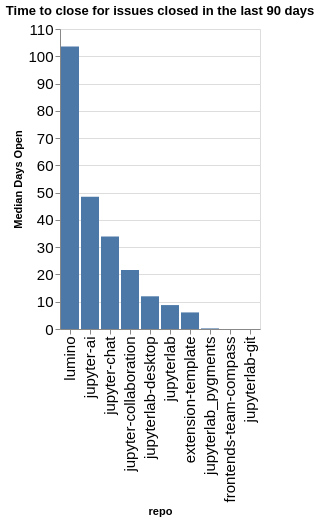

Notebook code for this chart:
### Code cell
time_open = closed.groupby(['org', 'repo']).agg({'time_open': 'median'}).reset_index()
time_open['time_open'] = time_open['time_open'] / (60 * 60 * 24)
time_open['org/repo'] = time_open.apply(lambda a: a['org'] + '/' + a['repo'], axis=1)
sorted_vals = time_open.sort_values(['org', 'time_open'], ascending=False)['repo'].values
alt.Chart(data=time_open, title=f"Time to close for issues closed in the last {n_days} days").mark_bar().encode(
    x=alt.X('repo', sort=alt.Sort(sorted_vals.tolist())),
    y=alt.Y('time_open', title="Median Days Open"),
)

### Figure 1 — Vega-Lite specification as saved in the notebook (floating-point values rounded to 4 significant figures)
{"config": {"axisLeft": {"labelFontSize": 15}, "axisBottom": {"labelFontSize": 15}}, "data": {"name": "data-2d622f6a665cdce86634e3592dcf10d0"}, "mark": {"type": "bar"}, "encoding": {"x": {"field": "repo", "sort": ["lumino", "jupyter-ai", "jupyter-chat", "jupyter-collaboration", "jupyterlab-desktop", "jupyterlab", "extension-template", "jupyterlab_pygments", "frontends-team-compass", "jupyterlab-git"], "type": "nominal"}, "y": {"field": "time_open", "title": "Median Days Open", "type": "quantitative"}}, "title": "Time to close for issues closed in the last 90 days", "$schema": "https://vega.github.io/schema/vega-lite/v5.20.1.json", "datasets": {"data-2d622f6a665cdce86634e3592dcf10d0": [{"org": "jupyterlab", "repo": "extension-template", "time_open": 6.079, "org/repo": "jupyterlab/extension-template"}, {"org": "jupyterlab", "repo": "frontends-team-compass", "time_open": 0.005683, "org/repo": "jupyterlab/frontends-team-compass"}, {"org": "jupyterlab", "repo": "jupyter-ai", "time_open": 48.5, "org/repo": "jupyterlab/jupyter-ai"}, {"org": "jupyterlab", "repo": "jupyter-chat", "time_open": 33.9, "org/repo": "jupyterlab/jupyter-chat"}, {"org": "jupyterlab", "repo": "jupyter-collaboration", "time_open": 21.6, "org/repo": "jupyterlab/jupyter-collaboration"}, {"org": "jupyterlab", "repo": "jupyterlab", "time_open": 8.771, "org/repo": "jupyterlab/jupyterlab"}, {"org": "jupyterlab", "repo": "jupyterlab-desktop", "time_open": 11.99, "org/repo": "jupyterlab/jupyterlab-desktop"}, {"org": "jupyterlab", "repo": "jupyterlab-git", "time_open": 0.0005671, "org/repo": "jupyterlab/jupyterlab-git"}, {"org": "jupyterlab", "repo": "jupyterlab_pygments", "time_open": 0.2235, "org/repo": "jupyterlab/jupyterlab_pygments"}, {"org": "jupyterlab", "repo": "lumino", "time_open": 103.6, "org/repo": "jupyterlab/lumino"}]}}
